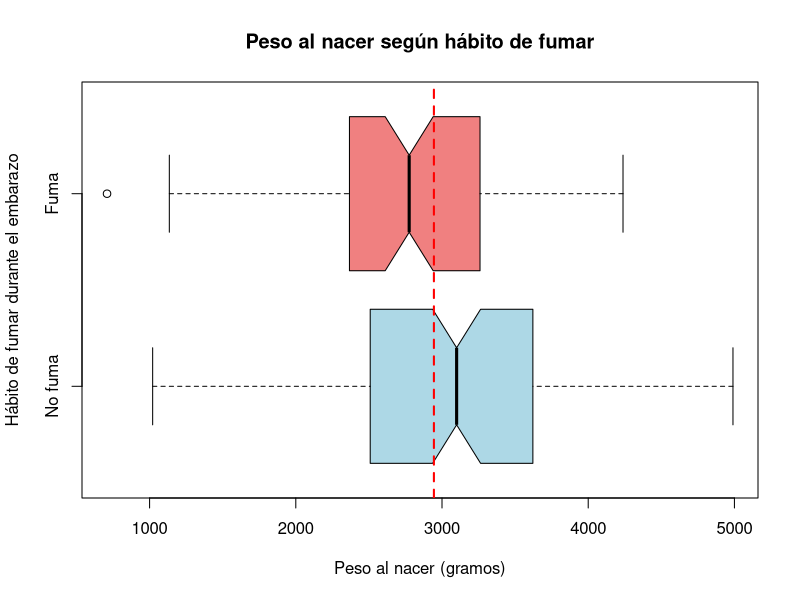
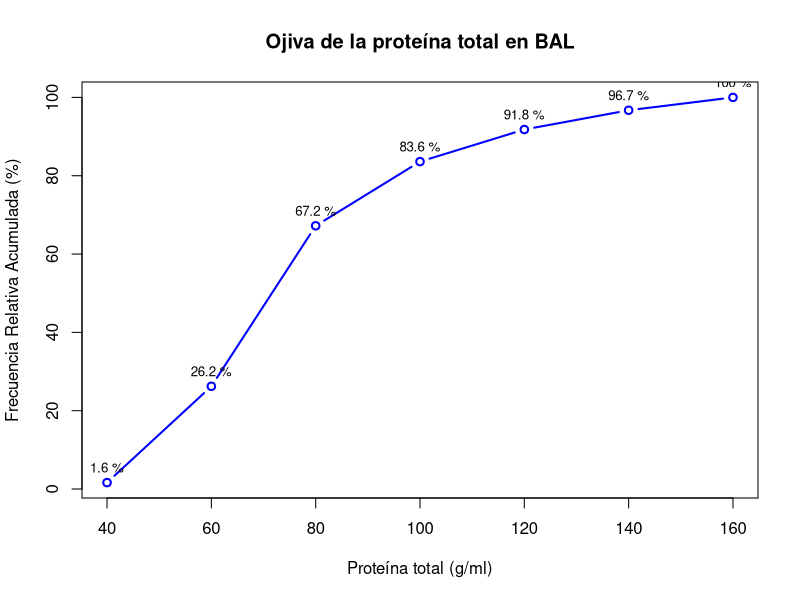
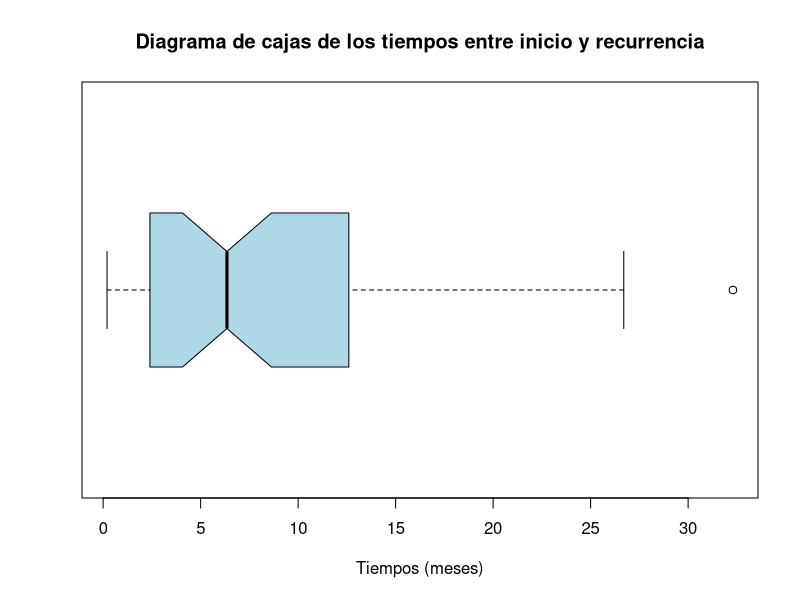

Generate these figures, in order, with R:
## ---- chunk 1
# Datos
suelo_est <- c(9, 12, 22, 30, 25, 9, 28, 32, 28, 30, 35, 35, 26, 17, 33, 13, 34)
suelo_no_est <- c(7, 15, 7, 9, 18, 20, 19, 4, 13, 6, 7, 13, 2, 6, 3, 13)

# Diagrama de tallo y hojas para Suelo estéril
cat("Diagrama de tallo y hojas - Suelo estéril (peso seco en gramos):\n")
stem(suelo_est)

# Diagrama de tallo y hojas para Suelo no estéril
cat("\nDiagrama de tallo y hojas - Suelo no estéril (peso seco en gramos):\n")
stem(suelo_no_est)

# ¡Yap jiji!

## ---- chunk 2
# Instalar y cargar el paquete MASS si no está instalado
install.packages("MASS", repos = "https://cran.rstudio.com/")

library(MASS)


# Cargar el conjunto de datos
data(birthwt)

# Convertir la variable "Smoke" en factor para etiquetas adecuadas
birthwt$Smoke <- factor(birthwt$smoke, levels = c(0,1), labels = c("No fuma", "Fuma"))

# Crear el diagrama de cajas horizontal
boxplot(bwt ~ Smoke, data = birthwt, 
        col = c("lightblue", "lightcoral"), 
        main = "Peso al nacer según hábito de fumar",
        ylab = "Hábito de fumar durante el embarazo",
        xlab = "Peso al nacer (gramos)",
        notch = TRUE,
        horizontal = TRUE)  # Rotar el gráfico

# Agregar línea de la media
abline(v = mean(birthwt$bwt), col = "red", lwd = 2, lty = 2)


## ---- chunk 3
# Valores posibles de X
x <- 0:6

# Probabilidades correspondientes
p <- c(0.1, 0.1, 0.1, 0.3, 0.2, 0.1, 0.1)

# Calcular la media (E[X])
mean_x <- sum(x * p)

# Calcular E[X^2]
mean_x2 <- sum(x^2 * p)

# Calcular la varianza: Var(X) = E[X^2] - (E[X])^2
var_x <- mean_x2 - mean_x^2

# Calcular la desviación típica (raíz de la varianza)
sd_x <- sqrt(var_x)

mean_x   # 3.1
var_x    # 2.89
sd_x     # ~1.7

## ---- chunk 4
# Datos de número de transductores que difieren de las especificaciones en cada lote
datos <- c(2,0,2,4,0,1,3,2,1,5,3,3,1,3,0,4,7,0,2,3,1,4,2,0,3,1,1,3,4,1,2,3,2,2,8,4,5,1,3,1,5,0,2,3,2,1,0,6,4,2,1,6,0,3,3,3,6,1,2,3)

# Construir la tabla de frecuencias
tabla_freq <- data.frame(table(datos))

# Agregar la frecuencia acumulada (Fi), frecuencia relativa (ni) y frecuencia relativa acumulada (Ni)
tabla_freq <- transform(tabla_freq,
                        Fi = cumsum(Freq),
                        ni = round(prop.table(Freq), 2),
                        Ni = round(cumsum(prop.table(Freq)), 2))

tabla_freq

## ---- chunk 5
# Datos de la proteína total en BAL (g/ml)
datos <- c(76.33, 66.73, 74.78, 100.36, 73.50, 77.63, 88.78, 77.40, 51.16, 62.20,
           149.49, 86.24, 57.90, 72.10, 67.20, 54.38, 54.07, 91.47, 62.32, 44.73,
           55.47, 95.06, 71.50, 118.53, 65.68, 51.70, 114.79, 61.70, 47.23, 78.15,
           53.07, 106, 35.90, 85.40, 72.30, 61.10, 72.20, 41.98, 59.36, 63.96,
           66.60, 69.91, 66.20, 54.41, 65.76, 129.40, 67.10, 83.82, 95.33, 88.17,
           109.30, 79.55, 58.50, 82.60, 153.55, 84.70, 59.80, 70.17, 125.40, 126.90,
           55.05)

# Determinar los intervalos usando la regla de Sturges
breaks <- hist(datos, breaks = "Sturges", plot = FALSE)$breaks

# Construir la tabla de frecuencias por intervalos
tabla_freq <- table(cut(datos, breaks = breaks, include.lowest = TRUE))

# Calcular la frecuencia relativa acumulada (en porcentaje)
cum_rel <- cumsum(prop.table(tabla_freq)) * 100

# Obtener los límites superiores de cada intervalo
lim_sup <- breaks[-1]

# Graficar la ojiva
plot(lim_sup, cum_rel, type = "b", col = "blue", lwd = 2,
     xlab = "Proteína total (g/ml)",
     ylab = "Frecuencia Relativa Acumulada (%)",
     main = "Ojiva de la proteína total en BAL")
text(lim_sup, cum_rel, labels = paste(round(cum_rel, 1), "%"), pos = 3, cex = 0.8)

# ¡Yap jiji!

## ---- chunk 6
# Datos de los tiempos (en meses)
tiempos <- c(2.1, 4.4, 2.7, 32.3, 9.9,
             9.0, 2.0, 6.6, 3.9, 1.6,
             14.7, 9.6, 16.7, 7.4, 8.2,
             19.2, 6.9, 4.3, 3.3, 1.2,
             4.1, 18.4, 0.2, 6.1, 13.5,
             7.4, 0.2, 8.3, 0.3, 1.3,
             14.1, 1.0, 2.4, 2.4, 18.0,
             8.7, 24.0, 1.4, 8.2, 5.8,
             1.6, 3.5, 11.4, 18.0, 26.7,
             3.7, 12.6, 23.1, 5.6, 0.4)

# Graficar el diagrama de cajas horizontal
boxplot(tiempos, 
        main = "Diagrama de cajas de los tiempos entre inicio y recurrencia",
        xlab = "Tiempos (meses)",
        col = "lightblue",
        notch = TRUE,
        horizontal = TRUE)

# ¡Yap jiji!

## ---- chunk 7
# Datos
datos <- c(120,230,110,115,160,
           130,150,105,195,155,
           105,360,120,120,140,
           100,115,180,235,255)

# Ordenar los datos
datos_ordenados <- sort(datos)

# Calcular la moda (valor que más se repite)
tabla <- table(datos)
moda <- as.numeric(names(tabla)[tabla == max(tabla)])
# En este caso, 120 aparece 3 veces y es la moda.

# Calcular percentiles y cuartiles (usando el método por defecto, tipo 7)
p99 <- quantile(datos, 0.99, type = 7)     # Percentil 99
q1  <- quantile(datos, 0.25, type = 7)       # Primer cuartil
q3  <- quantile(datos, 0.75, type = 7)       # Tercer cuartil
p20 <- quantile(datos, 0.20, type = 7)       # Percentil 20
p60 <- quantile(datos, 0.60, type = 7)       # Percentil 60

# Calcular media y mediana
media    <- mean(datos)
mediana  <- median(datos)

# Mostrar resultados
moda
p99
q1; q3
media; mediana
p20; p60

## ---- chunk 8
# Calcular la probabilidad de que al menos 6 de 10 personas tengan la opinión
p_at_least6 <- pbinom(5, size = 10, prob = 0.7, lower.tail = FALSE)
p_at_least6

